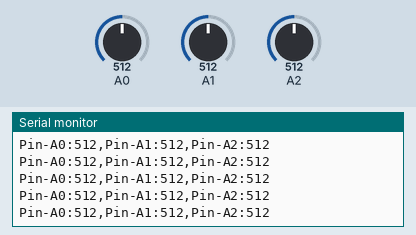
Simulated run of this sketch. Board: Arduino Uno, built with avr-gcc and run on an emulated ATmega328P. Shown: the last lines printed to the serial monitor. The test bench sets the inputs (shaded band); at power-on: A0 = 512, A1 = 512, A2 = 512.

Above: at 1.2 s.
1.3 s: A0 set to 111
At 2.1 s:
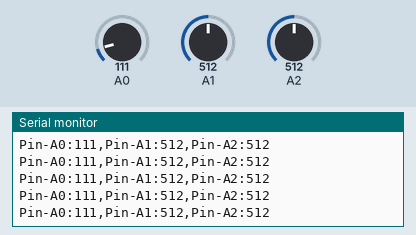
4.3 s: A0 set to 88
At 5.3 s:
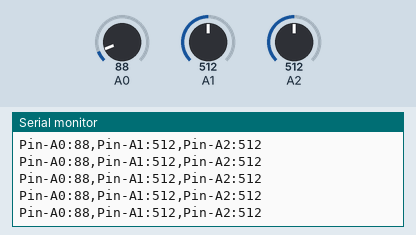
7.3 s: A1 set to 105
At 7.8 s:
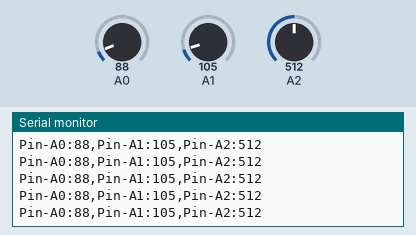
10.3 s: A1 set to 88
At 10.9 s:
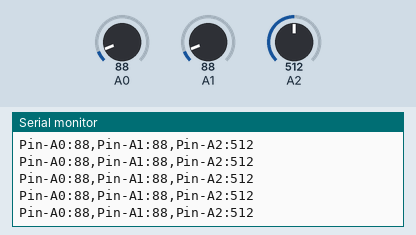
13.3 s: A2 set to 992
At 13.9 s:
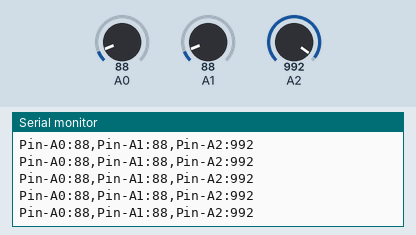
14.8 s: A2 set to 1016
At 15.5 s:
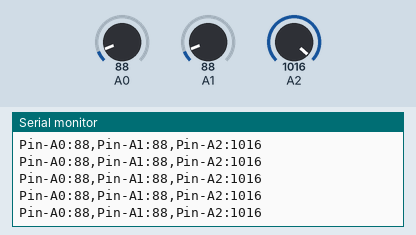
Timing chart, 0 to 17.8 s (numbered marks = the images above; inputs shaded):
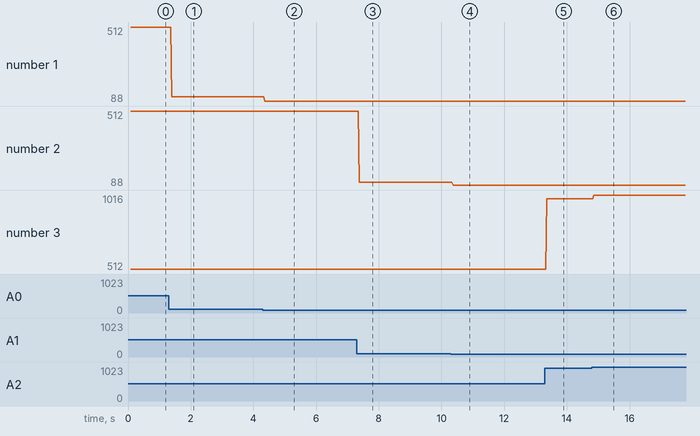

The sketch:

01.serialMonitor.ino
```cpp
/*
  Author: Toby J

  Learning Intention:
  The students will understand the difference between the inbuilt setup and loop methods,
  and understand the basics of the serial monitor'.

  Success Criteria:
    1.  I understand the different behaviours of the setup and loop methods
    2.  I can print information to the serial monitor
    3.  I can print information to a new line of the serial monitor
    4.  I understand the impact of having more than one setup or loop methods in my sketch
    5.  I understand `//` and `\/* *\/` comments

  Student Notes:

  Documentation:
    https://www.arduino.cc/reference/en/language/functions/communication/serial/
    https://docs.arduino.cc/software/ide-v2/tutorials/ide-v2-serial-plotter
*/

// The setup function runs once when you press reset or power the board
void setup() {

 //Setup a serial connection and configure the communication speed
Serial.begin(9600);
//Debug serial connecton by printing a confirmation to the serial monitor
Serial.print("Serial monitor is configured to 9600 baud rate");

}

// The loop function runs over and over again forever
void loop() {
Serial.print("Pin-A0:");
Serial.print(analogRead(A0));
Serial.print(",");
Serial.print("Pin-A1:");
Serial.print(analogRead(A1));
Serial.print(",");
Serial.print("Pin-A2:");
Serial.println(analogRead(A2));


}
```

Measured:
- after the input at 1.3 s, the serial monitor: prints a new line after 0.09 s (image 1)
- after the input at 4.3 s, the serial monitor: prints a new line after 0.06 s (image 2)
- after the input at 7.3 s, the serial monitor: prints a new line after 0.08 s (image 3)
- after the input at 10.3 s, the serial monitor: prints a new line after 0.07 s (image 4)
- after the input at 13.3 s, the serial monitor: prints a new line after 0.06 s (image 5)
- after the input at 14.8 s, the serial monitor: prints a new line after 0.06 s (image 6)
- plotted number 1: 512 → 111 after the input at 1.3 s, 111 → 88 after the input at 4.3 s
- plotted number 2: 512 → 105 after the input at 7.3 s
